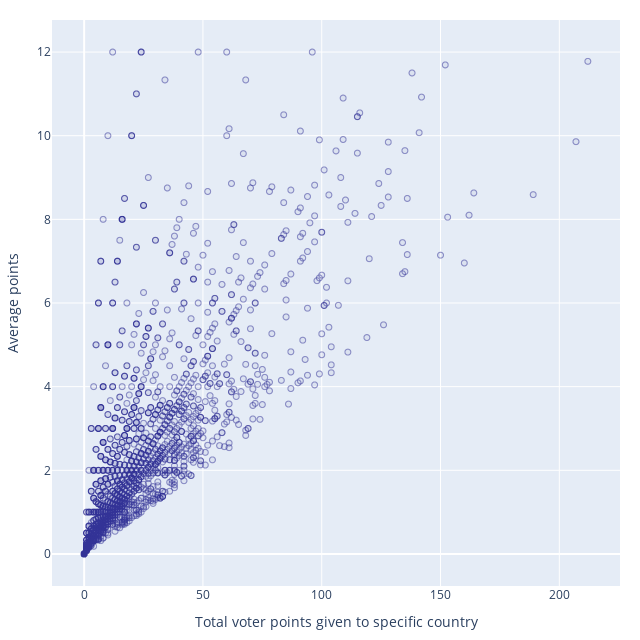

The notebook cell this image was saved under:
### Code cell
import plotly.express as px

# Render an interactive (hoverable) plot
fig = px.scatter(votes, x='total_points', y='average_points')
fig.update_traces(hovertemplate='Performer: %{customdata[0]}'
                  + '<br>Voter: %{customdata[1]}'
                  + '<br>Total Eurovisions competed: %{customdata[2]}'
                  + '<br>Total times voted for by selected country: %{customdata[3]}'
                  + '<br>Total points given: %{customdata[4]}'
                  + '<br>Average points: %{customdata[5]:.2f}',
                  customdata=votes,
                  marker={'color': 'rgba(50, 50, 150, 0.1)', 'opacity': 0.5, 'size': 6,
                          'line': {'color': 'rgba(50, 50, 150, 1.0)', 'width': 1}})
fig.update_layout(hoverlabel_align='left', width=640, height=640, margin=dict(l=20, r=20, t=20, b=20),
                  xaxis={'title': 'Total voter points given to specific country'},
                  yaxis={'title': 'Average points'})
fig.show()

### Figure 1 — Plotly figure (JSON) as saved in the notebook; plotly's stock layout.template omitted (floating-point values rounded to 4 significant figures; data arrays with more than 128 entries replaced by an {"elided": "..."} marker saying what was removed)
{"data": [{"customdata": {"elided": "2401x9 mixed values"}, "hovertemplate": "Performer: %{customdata[0]}<br>Voter: %{customdata[1]}<br>Total Eurovisions competed: %{customdata[2]}<br>Total times voted for by selected country: %{customdata[3]}<br>Total points given: %{customdata[4]}<br>Average points: %{customdata[5]:.2f}", "legendgroup": "", "marker": {"color": "rgba(50, 50, 150, 0.1)", "line": {"color": "rgba(50, 50, 150, 1.0)", "width": 1}, "opacity": 0.5, "size": 6, "symbol": "circle"}, "mode": "markers", "name": "", "showlegend": false, "type": "scattergl", "x": {"elided": "2401 int values"}, "xaxis": "x", "y": {"elided": "2401 float values"}, "yaxis": "y"}], "layout": {"height": 640, "hoverlabel": {"align": "left"}, "legend": {"tracegroupgap": 0}, "margin": {"b": 20, "l": 20, "r": 20, "t": 20}, "width": 640, "xaxis": {"anchor": "y", "domain": [0, 1], "title": {"text": "Total voter points given to specific country"}}, "yaxis": {"anchor": "x", "domain": [0, 1], "title": {"text": "Average points"}}}}
